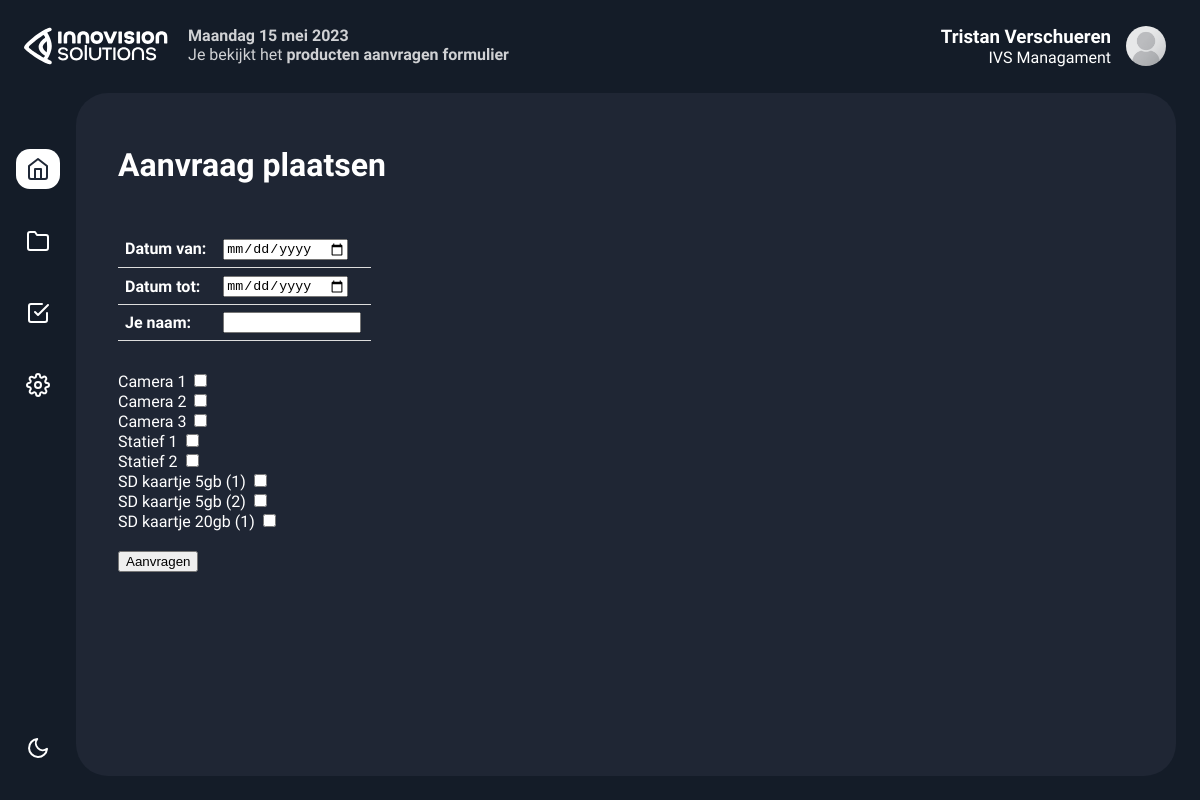
The page /uitleen_aanvraag_formulier.php (signed in) on the database its author committed.
### tables this page shows
CREATE TABLE IF NOT EXISTS `users` (
  `id` int NOT NULL AUTO_INCREMENT,
  `username` varchar(50) NOT NULL,
  `naam` varchar(200) NOT NULL DEFAULT 'Naam Achternaam',
  `email` varchar(200) NOT NULL DEFAULT 'naam@email.com',
  `accounttype` varchar(15) NOT NULL DEFAULT 'Gedeactiveerd',
  `password` varchar(255) NOT NULL,
  PRIMARY KEY (`id`)
);

CREATE TABLE IF NOT EXISTS `producten` (
  `product_id` smallint NOT NULL AUTO_INCREMENT,
  `product_naam` varchar(50) NOT NULL,
  PRIMARY KEY (`product_id`)
);

### config/db_config.php (called while the page is built, shortened)
<?php
$months = [
  'January' => 'januari',
  'February' => 'februari',
  'March' => 'maart',
  'April' => 'april',
  'May' => 'mei',
  'June' => 'juni',
  'July' => 'juli',
  'August' => 'augustus',
  'September' => 'september',
  'October' => 'oktober',
  'November' => 'november',
  'December' => 'december'
];
$weekdays = [
  'Monday' => 'Maandag',
  'Tuesday' => 'Dinsdag',
  'Wednesday' => 'Woensdag',
  'Thursday' => 'Donderdag',
  'Friday' => 'Vrijdag',
  'Saturday' => 'Zaterdag',
  'Sunday' => 'Zondag'
];
$datetime = date('l j F Y');
$datetime = str_replace(array_keys($months),   array_values($months),   $datetime);
$datetime = str_replace(array_keys($weekdays), array_values($weekdays), $datetime);
?>

### model/Database.php (called while the page is built, shortened)
<?php
class Database
{
    function connect () {
        static $conn;
        if ($conn===NULL){
            $servername = "localhost";
            $username = "root";
            $password = "";
            $db = "ivsuitleensysteem";
            $conn = new mysqli($servername, $username, $password, $db);
        }
        return $conn;
    }
}

### model/UitleenProduct.php (called while the page is built, shortened)
<?php
require_once("model/Database.php");
class UitleenProduct {
    private function connect()
    {
        $this->connection = new Database();
        $this->connection = $this->connection->connect();
        return $this->connection;
    }
	public function getAllProducts()
    {
        try {
            $sql = "SELECT * FROM `producten`";
            $rows = mysqli_query($this->connect(), $sql);
        }  catch (Exception $e){
            echo $e->getMessage();
            die;
        }
        return $rows;
	}
}
?>

### uitleen_aanvraag_formulier.php (the view, shortened to what this page needs)
<?php require_once("config/db_config.php");
require_once("model/UitleenProduct.php");
require_once("model/Database.php");
?>
<!DOCTYPE html>
<html lang="en">
<head>
    <link rel="stylesheet" href="https://cdnjs.cloudflare.com/ajax/libs/normalize/5.0.0/normalize.min.css">
    <link rel="stylesheet" href="style.css">
</head>
<body>
<div class="app-container">
    <div class="app-header">
        <div class="app-header-left">
            <div class="item-status">
    <span class="status-type3"> <?php
        echo " <b>" . $datetime . "</b>";?><br>
      Je bekijkt het <b>producten aanvragen formulier</b></span>
            </div>
        </div>
        <div class="app-header-right">
            <?php
            $persoonlijkepagina = $_SESSION['name'];
            $query = "SELECT * FROM `users` WHERE `username` = '".$persoonlijkepagina."'";
            $rows = mysqli_query($conn, $query);
            while($row = mysqli_fetch_assoc($rows))
            {
                echo'<div class="dropdown" style="float:right;">';
                echo'<div class="headeraccounts">';
                echo'<img src="img/avatar.png" alt="Avatar" class="avatar">';
                echo'<h3> ' , $row["naam"] , '</h3>';
                echo'<p>' , $row["accounttype"] , '</p>';
                echo'</div>';
                echo'<div class="dropdown-content">';
                echo'</div></div>';
            }
            ?>
        </div>
    </div>
    <div class="app-content">
        <div class="app-sidebar">
            <a href="index.php" class="app-sidebar-link active">
                <svg xmlns="http://www.w3.org/2000/svg" width="24" height="24" viewBox="0 0 24 24" fill="none" stroke="currentColor" stroke-width="2" stroke-linecap="round" stroke-linejoin="round" class="feather feather-home">
                    <path d="M3 9l9-7 9 7v11a2 2 0 0 1-2 2H5a2 2 0 0 1-2-2z" />
                    <polyline points="9 22 9 12 15 12 15 22" />
                </svg>
            </a>
            <a href="projects.php" class="app-sidebar-link">
                <svg xmlns="http://www.w3.org/2000/svg" width="24" height="24" viewBox="0 0 24 24" fill="none" stroke="currentColor" stroke-width="2" stroke-linecap="round" stroke-linejoin="round" class="feather feather-folder">
                    <path d="M22 19a2 2 0 0 1-2 2H4a2 2 0 0 1-2-2V5a2 2 0 0 1 2-2h5l2 3h9a2 2 0 0 1 2 2z"></path>
                </svg>
            </a>
            <a href="tickets.php" class="app-sidebar-link">
            </a>
            <a href="admin.php" class="app-sidebar-link">
            </a>
            <a class="mode-switch" title="Switch Theme">
                <svg class="moon" fill="none" stroke="currentColor" stroke-linecap="round" stroke-linejoin="round" stroke-width="2" width="24" height="24" viewBox="0 0 24 24">
                    <defs></defs>
                    <path d="M21 12.79A9 9 0 1111.21 3 7 7 0 0021 12.79z"></path>
                </svg>
            </a>
        </div>
        <div class="projects-section">
            <div class="aanvragenpaginatitel">
                <h1>Aanvraag plaatsen</h1>
            </div>
            <div class="uitleenaanvragenformulier">
                <form action="uitleen_aanvraag_formulier.php" method="post">
                    <div class="uitleenaanvragendatums">
                        <table class="uitleenaanvragentable">
                            <tr>
                                <td><label for="datumvan"><b>Datum van:</b></label></td>
                                <td><input type="date" id="datumvan" name="datumvan" required></td>
                            </tr>
                            <tr>
                                <td><label for="datumtot"><b>Datum tot:</b></label></td>
                                <td><input type="date" id="datumtot" name="datumtot" required></td>
                            </tr>
                            <tr>
                                <td><label for="naamaanvraag"><b>Je naam:</b></label></td>
                                <td><input type="text" class="aanvraagformnaam" id="naamaanvraag" name="naamaanvraag" required></td>
                            </tr>
                        </table>
                    </div>
                    <div class="uitleenaanvragenproducten">
                        <?php $producten = new UitleenProduct();
                        foreach($producten->getAllProducts() as $product) { ?>
                            <div class="uitleenaanvragenproduct">
                                <label class="uitleenaanvragenproductcheckbox" for="product<?php echo $product["product_id"] ?>"><?php echo $product["product_naam"] ?>
                                    <input type="checkbox" id="product<?php echo $product["product_id"] ?>" name="product[]" value="<?php echo $product["product_id"] ?>">
                                </label>
                            </div>
                        <?php } ?>
                    </div>
                    <div class="uitleenaanvragenknop">
                        <input type="submit" class="uitleenaanvragenbutton" name="action" value="Aanvragen">
                    </div>
                </form>
            </div>
        </div>
    </div>
</body>
</html>

### style.css (style rules this page uses)
* { box-sizing: border-box; }
:root { --app-container: #141c28; --main-color: #fff; --secondary-color: rgba(255, 255, 255, 0.8); --projects-section: #1f2634; --admin-box-border: rgba(255, 255, 255, 0.1); --link-color: rgb(255, 255, 255); --link-color-hover: #ffffffb2; --link-color-active: #1f2837; --link-color-active-bg: rgb(255, 255, 255); --button-bg: #1f2634; --search-area-bg: #fff; --message-box-hover: #243244; --message-box-border: rgba(255, 255, 255, 0.1); --star: #ffd92c; --light-font: rgba(255, 255, 255, 0.8); --more-list-bg: #2f3142; --more-list-bg-hover: rgba(195, 207, 244, 0.1); --more-list-shadow: rgba(195, 207, 244, 0.1); --message-btn: rgba(195, 207, 244, 0.1); --logo-color: #fff; --tekst-in-button: #1f2837; --modaltekst: #ffffff9d; --select-border: #393939; --select-focus: #101484; --select-arrow: var(--select-border); }
html, body { width: 100%; height: 100vh; margin: 0; }
body { font-family: "Sen", sans-serif; overflow: hidden; display: flex; justify-content: center; background-color: var(--app-container); }
button, a { cursor: pointer; font-family: "Sen", sans-serif; }
.app-container { width: 100%; display: flex; flex-direction: column; height: 100%; background-color: var(--app-container); transition: 0.2s; max-width: 1800px; }
.app-content { display: flex; height: 100%; overflow: hidden; padding: 16px 24px 24px 0; }
.app-header { display: flex; justify-content: space-between; align-items: center; width: 100%; padding: 16px 24px; position: relative; padding-bottom: 0px; }
.app-header-left, .app-header-right { display: flex; align-items: center; }
.app-header-left { flex-grow: 1; }
svg.logo { height: 40px; width: auto; margin-right: 20px; }
.mode-switch { background-color: transparent; border: none; padding: 0; color: var(--main-color); display: flex; justify-content: center; align-items: center; position: absolute; bottom: 40px; }
.app-sidebar { padding: 40px 16px; display: flex; flex-direction: column; align-items: center; }
.app-sidebar-link { color: var(--main-color); margin: 16px 0; transition: 0.2s; border-radius: 14px; flex-shrink: 0; width: 44px; height: 40px; display: flex; justify-content: center; align-items: center; }
.app-sidebar-link.active { background-color: var(--link-color-active-bg); color: var(--link-color-active); }
.projects-section { flex: 2; background-color: var(--projects-section); border-radius: 32px; padding: 32px 32px 0 32px; overflow: hidden; height: 100%; display: flex; flex-direction: column; }
.item-status { display: flex; flex-direction: row; }
.status-type3 { position: relative; margin-top: -3px; padding-right: 24px; color: var(--secondary-color); }
input[type="text"] { color: var(--main-color); font-family: "Sen", sans-serif; }
.avatar { vertical-align: middle; width: 40px; height: 40px; border-radius: 50%; }
.headeraccounts { overflow: hidden; min-width: 300px; }
.headeraccounts img { margin-left: 15px; float: right; }
.headeraccounts h3, .headeraccounts p { margin-right: 15px; display: block; margin: 0 0 0 0; text-align: right; color: var(--main-color); }
.dropdown { position: relative; display: inline-block; padding: 10px; }
td, th { padding: 7px; padding-right: 10px; text-align: left; border-bottom: 1px solid #ddd; color: var(--main-color); }
table { border-collapse: collapse; width: auto; margin-left: 10px; }
.aanvragenpaginatitel { color: var(--main-color); padding-left: 10px; padding-bottom: 25px; }
.aanvraagformnaam { color: black !important; width: 138px; }
.uitleenaanvragenproductcheckbox { color: var(--main-color); margin-bottom: 20px; }
.uitleenaanvragendatums { margin-bottom: 30px; }
.uitleenaanvragenproducten { padding-left: 10px; padding-bottom: 20px; }
.uitleenaanvragenknop { padding-left: 10px; }

### rows shown on the page
users: naam "Tristan Verschueren", accounttype "IVS Managament"
producten: product_naam "Camera 1"
producten: product_naam "Camera 2"
producten: product_naam "Camera 3"
producten: product_naam "Statief 1"
producten: product_naam "Statief 2"
producten: product_naam "SD kaartje 5gb (1)"
producten: product_naam "SD kaartje 5gb (2)"
producten: product_naam "SD kaartje 20gb (1)"

### other values the page prints
$datetime "Maandag 15 mei 2023"
